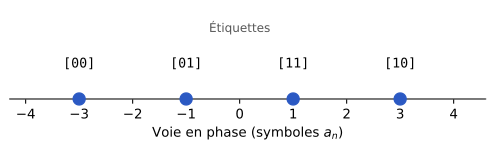

Write the Python code that produced this figure.
"""Figure F2 — Constellation 4-PAM et étiquetage de Gray (TS227, chapitre 2).
D'après le support [poly, p. 22] et les notes [notes, f. 1 r°], redessinée."""
import matplotlib
matplotlib.use("svg")
import matplotlib.pyplot as plt
import matplotlib.ticker as mticker
import numpy as np
from pathlib import Path

# --- Style commun des figures Bristol (recopié dans chaque script) ---
plt.rcParams.update({
    "font.family": "DejaVu Sans", "mathtext.fontset": "dejavusans", "font.size": 10,
    "axes.grid": True, "grid.color": "#DADADA", "grid.linewidth": 0.6,
    "axes.edgecolor": "#555555", "axes.linewidth": 0.8,
    "axes.spines.top": False, "axes.spines.right": False,
    "lines.linewidth": 1.8, "legend.frameon": False,
    "svg.hashsalt": "bristol",  # rendu SVG reproductible
})
BLEU, VERT, MAGENTA, ORANGE = "#2B59C3", "#1B9E77", "#A23B72", "#E08A1E"
GRIS = "#7E889B"   # éléments ajoutés par rapport à la source (conventions.md § 9)
ENCRE = "#222222"

def virgule(ax, axes="xy"):
    """Virgule décimale et vrai signe moins sur les graduations."""
    f = mticker.FuncFormatter(lambda x, _: f"{x:g}".replace(".", ",").replace("-", "−"))
    if "x" in axes: ax.xaxis.set_major_formatter(f)
    if "y" in axes: ax.yaxis.set_major_formatter(f)

def sauver(fig):
    fig.savefig(Path(__file__).with_suffix(".svg"), bbox_inches="tight", metadata={"Date": None})
# --- Fin du style commun ---

fig, ax = plt.subplots(figsize=(6.4, 1.9))
symb = [-3, -1, 1, 3]
etiq = ["00", "01", "11", "10"]
ax.axhline(0, color="#555555", lw=0.8, zorder=1)
ax.plot(symb, [0] * 4, "o", ms=9, color=BLEU, zorder=3)
for s, e in zip(symb, etiq):
    ax.text(s, 0.45, f"[{e}]", ha="center", va="bottom", family="DejaVu Sans Mono", fontsize=10)
ax.text(0, 1.05, "Étiquettes", ha="center", fontsize=9, color="#555555")
ax.set_xlim(-4.3, 4.6); ax.set_ylim(-0.8, 1.4)
ax.set_xticks(range(-4, 5)); virgule(ax, "x")
ax.set_yticks([]); ax.grid(False)
ax.spines["left"].set_visible(False); ax.spines["bottom"].set_position("zero")
ax.set_xlabel("Voie en phase (symboles $a_n$)")
sauver(fig)
